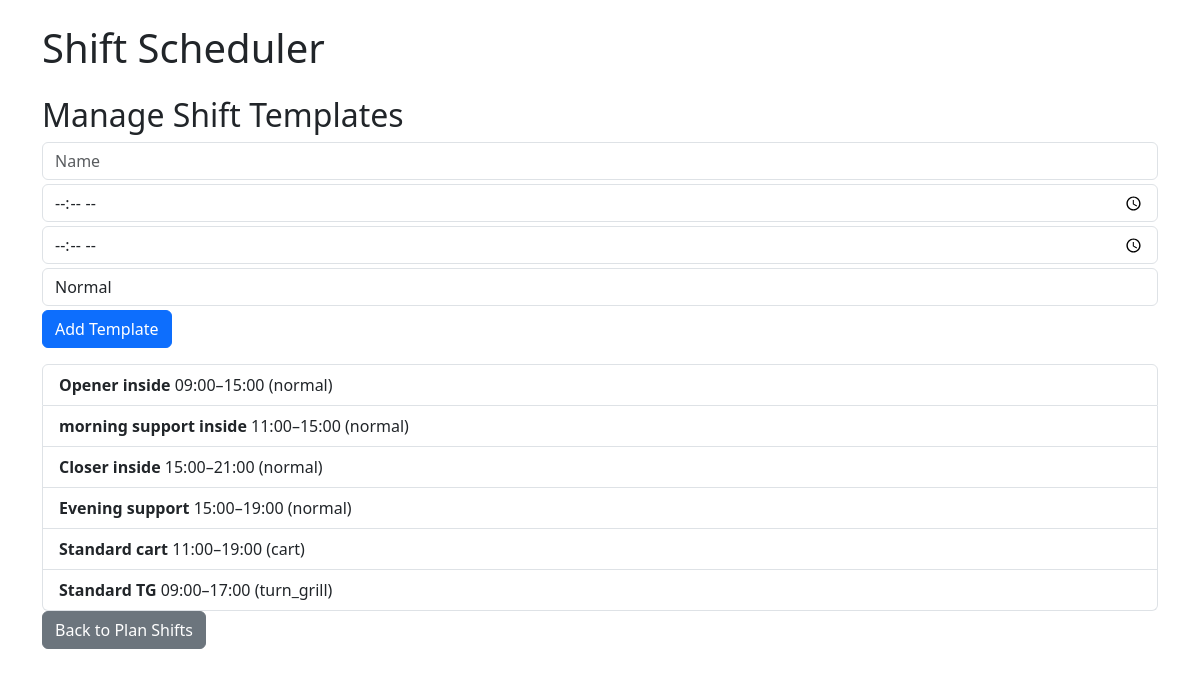
The page /shift_templates on the database its author committed.
### models.py (models this page shows)
class ShiftTemplate(db.Model):
    id = db.Column(db.Integer, primary_key=True)
    name = db.Column(db.String(50), nullable=False)   # e.g. "Opener"
    start_time = db.Column(db.Time, nullable=False)
    end_time = db.Column(db.Time, nullable=False)
    role_type = db.Column(db.String(20), default="normal")

### app.py (the view, shortened to what this page needs)
@app.route("/shift_templates", methods=["GET", "POST"])
def shift_templates():
    templates = ShiftTemplate.query.all()
    return render_template("shift_templates.html", templates=templates, now=date.today())

### templates/shift_templates.html (shortened to what this page needs)
{% extends "base.html" %}
{% block content %}
<h2>Manage Shift Templates</h2>
<form method="POST" class="mb-3">
    <input type="text" name="name" placeholder="Name" required class="form-control mb-1">
    <input type="time" name="start_time" required class="form-control mb-1">
    <input type="time" name="end_time" required class="form-control mb-1">
    <select name="role_type" class="form-control mb-1">
        <option value="normal">Normal</option>
    </select>
    <button type="submit" class="btn btn-primary">Add Template</button>
</form>
<ul class="list-group">
{% for t in templates %}
    <li class="list-group-item">
        <strong>{{ t.name }}</strong>
        {{ t.start_time.strftime("%H:%M") }}–{{ t.end_time.strftime("%H:%M") }} ({{ t.role_type }})
    </li>
{% endfor %}
</ul>
<a href="{{ url_for('plan_schedule', year=now.year, month=now.month) }}" class="btn btn-secondary mb-3">Back to Plan Shifts</a>
{% endblock %}

### rows shown on the page
ShiftTemplate: name "Opener inside", start_time "09:00", end_time "15:00", role_type "normal"
ShiftTemplate: name "morning support inside", start_time "11:00", end_time "15:00", role_type "normal"
ShiftTemplate: name "Closer inside", start_time "15:00", end_time "21:00", role_type "normal"
ShiftTemplate: name "Evening support", start_time "15:00", end_time "19:00", role_type "normal"
ShiftTemplate: name "Standard cart", start_time "11:00", end_time "19:00", role_type "cart"
ShiftTemplate: name "Standard TG", start_time "09:00", end_time "17:00", role_type "turn_grill"
